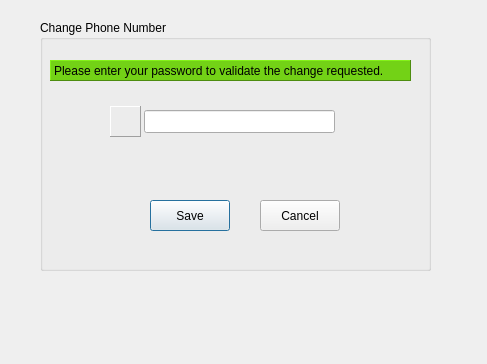
<?xml version="1.0" encoding="UTF-8"?>
<ui version="4.0">
 <class>PasswordConfirmation</class>
 <widget class="QDialog" name="PasswordConfirmation">
  <property name="geometry">
   <rect>
    <x>0</x>
    <y>0</y>
    <width>487</width>
    <height>364</height>
   </rect>
  </property>
  <property name="windowTitle">
   <string>Dialog</string>
  </property>
  <widget class="QLabel" name="label_2">
   <property name="geometry">
    <rect>
     <x>0</x>
     <y>0</y>
     <width>481</width>
     <height>361</height>
    </rect>
   </property>
   <property name="styleSheet">
    <string notr="true">border-image: url(:/resources/background/picklit.jpg);</string>
   </property>
   <property name="text">
    <string/>
   </property>
  </widget>
  <widget class="QGroupBox" name="groupBox">
   <property name="geometry">
    <rect>
     <x>40</x>
     <y>20</y>
     <width>391</width>
     <height>251</height>
    </rect>
   </property>
   <property name="title">
    <string>Change Phone Number</string>
   </property>
   <widget class="QPushButton" name="pushButton_2">
    <property name="geometry">
     <rect>
      <x>110</x>
      <y>180</y>
      <width>80</width>
      <height>31</height>
     </rect>
    </property>
    <property name="text">
     <string>Save</string>
    </property>
    <property name="icon">
     <iconset resource="resources.qrc">
      <normaloff>:/resources/newIcons/check-icon.png</normaloff>:/resources/newIcons/check-icon.png</iconset>
    </property>
    <property name="iconSize">
     <size>
      <width>24</width>
      <height>24</height>
     </size>
    </property>
   </widget>
   <widget class="QPushButton" name="pushButton_3">
    <property name="geometry">
     <rect>
      <x>220</x>
      <y>180</y>
      <width>80</width>
      <height>31</height>
     </rect>
    </property>
    <property name="text">
     <string>Cancel</string>
    </property>
    <property name="icon">
     <iconset resource="resources.qrc">
      <normaloff>:/resources/newIcons/missed-calls-icon.png</normaloff>:/resources/newIcons/missed-calls-icon.png</iconset>
    </property>
    <property name="iconSize">
     <size>
      <width>24</width>
      <height>24</height>
     </size>
    </property>
   </widget>
   <widget class="QLineEdit" name="lineEdit">
    <property name="geometry">
     <rect>
      <x>104</x>
      <y>90</y>
      <width>191</width>
      <height>23</height>
     </rect>
    </property>
    <property name="styleSheet">
     <string notr="true">border-color: rgb(239, 41, 41);</string>
    </property>
    <property name="echoMode">
     <enum>QLineEdit::Password</enum>
    </property>
   </widget>
   <widget class="QLabel" name="label">
    <property name="geometry">
     <rect>
      <x>70</x>
      <y>86</y>
      <width>31</width>
      <height>31</height>
     </rect>
    </property>
    <property name="styleSheet">
     <string notr="true">border-image: url(:/resources/newIcons/user.png);</string>
    </property>
    <property name="frameShape">
     <enum>QFrame::Panel</enum>
    </property>
    <property name="frameShadow">
     <enum>QFrame::Raised</enum>
    </property>
    <property name="text">
     <string/>
    </property>
   </widget>
   <widget class="QLabel" name="label_5">
    <property name="geometry">
     <rect>
      <x>10</x>
      <y>40</y>
      <width>361</width>
      <height>21</height>
     </rect>
    </property>
    <property name="styleSheet">
     <string notr="true">background-color: rgb(115, 210, 22);</string>
    </property>
    <property name="frameShape">
     <enum>QFrame::Panel</enum>
    </property>
    <property name="frameShadow">
     <enum>QFrame::Raised</enum>
    </property>
    <property name="text">
     <string>Please enter your password to validate the change requested.</string>
    </property>
   </widget>
  </widget>
 </widget>
 <resources>
  <include location="resources.qrc"/>
 </resources>
 <connections/>
</ui>
